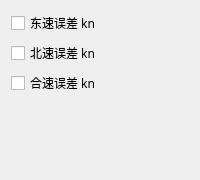
             <widget class="QWidget" name="page_21">
              <layout class="QGridLayout" name="gridLayout_40">
               <item row="0" column="0">
                <widget class="QCheckBox" name="checkBox_67">
                 <property name="font">
                  <font>
                   <family>微软雅黑</family>
                  </font>
                 </property>
                 <property name="text">
                  <string>东速误差 kn</string>
                 </property>
                </widget>
               </item>
               <item row="1" column="0">
                <widget class="QCheckBox" name="checkBox_69">
                 <property name="font">
                  <font>
                   <family>微软雅黑</family>
                  </font>
                 </property>
                 <property name="text">
                  <string>北速误差 kn</string>
                 </property>
                </widget>
               </item>
               <item row="2" column="0">
                <widget class="QCheckBox" name="checkBox_68">
                 <property name="font">
                  <font>
                   <family>微软雅黑</family>
                  </font>
                 </property>
                 <property name="text">
                  <string>合速误差 kn</string>
                 </property>
                </widget>
               </item>
               <item row="3" column="0">
                <spacer name="verticalSpacer_19">
                 <property name="orientation">
                  <enum>Qt::Vertical</enum>
                 </property>
                 <property name="sizeHint" stdset="0">
                  <size>
                   <width>20</width>
                   <height>74</height>
                  </size>
                 </property>
                </spacer>
               </item>
              </layout>
             </widget>
